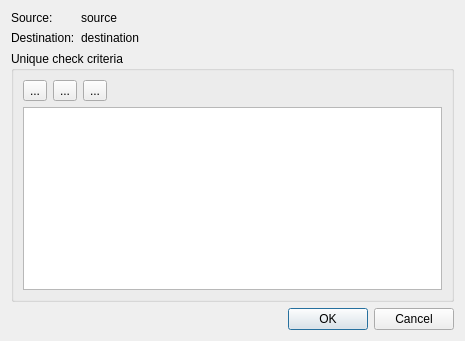
<?xml version="1.0" encoding="UTF-8"?>
<ui version="4.0">
 <class>UniqueInsertCriteriaDialog</class>
 <widget class="QDialog" name="UniqueInsertCriteriaDialog">
  <property name="geometry">
   <rect>
    <x>0</x>
    <y>0</y>
    <width>465</width>
    <height>341</height>
   </rect>
  </property>
  <property name="windowTitle">
   <string>Unique insert criteria</string>
  </property>
  <layout class="QVBoxLayout" name="verticalLayout_2">
   <item>
    <layout class="QFormLayout" name="formLayout">
     <item row="0" column="0">
      <widget class="QLabel" name="lbSourceTableLabel">
       <property name="text">
        <string>Source:</string>
       </property>
      </widget>
     </item>
     <item row="0" column="1">
      <widget class="QLabel" name="lbSourceTable">
       <property name="text">
        <string>source</string>
       </property>
      </widget>
     </item>
     <item row="1" column="0">
      <widget class="QLabel" name="lbDestinationTableLabel">
       <property name="text">
        <string>Destination:</string>
       </property>
      </widget>
     </item>
     <item row="1" column="1">
      <widget class="QLabel" name="lbDestinationTable">
       <property name="text">
        <string>destination</string>
       </property>
      </widget>
     </item>
    </layout>
   </item>
   <item>
    <widget class="QGroupBox" name="gbMatchItems">
     <property name="title">
      <string>Unique check criteria</string>
     </property>
     <layout class="QVBoxLayout" name="verticalLayout">
      <item>
       <layout class="QHBoxLayout" name="horizontalLayout">
        <item>
         <widget class="QToolButton" name="tbRemoveMatchItem">
          <property name="text">
           <string>...</string>
          </property>
          <property name="icon">
           <iconset theme="list-remove">
            <normaloff/>
           </iconset>
          </property>
         </widget>
        </item>
        <item>
         <widget class="QToolButton" name="tbAddMatchItem">
          <property name="text">
           <string>...</string>
          </property>
          <property name="icon">
           <iconset theme="list-add">
            <normaloff/>
           </iconset>
          </property>
         </widget>
        </item>
        <item>
         <widget class="QToolButton" name="tbResizeView">
          <property name="text">
           <string>...</string>
          </property>
          <property name="icon">
           <iconset theme="zoom-fit-best">
            <normaloff/>
           </iconset>
          </property>
         </widget>
        </item>
        <item>
         <spacer name="horizontalSpacer">
          <property name="orientation">
           <enum>Qt::Horizontal</enum>
          </property>
          <property name="sizeHint" stdset="0">
           <size>
            <width>40</width>
            <height>20</height>
           </size>
          </property>
         </spacer>
        </item>
       </layout>
      </item>
      <item>
       <widget class="QTableView" name="twMatchItems"/>
      </item>
     </layout>
    </widget>
   </item>
   <item>
    <widget class="QDialogButtonBox" name="buttonBox">
     <property name="orientation">
      <enum>Qt::Horizontal</enum>
     </property>
     <property name="standardButtons">
      <set>QDialogButtonBox::Cancel|QDialogButtonBox::Ok</set>
     </property>
    </widget>
   </item>
  </layout>
 </widget>
 <resources/>
 <connections>
  <connection>
   <sender>buttonBox</sender>
   <signal>accepted()</signal>
   <receiver>UniqueInsertCriteriaDialog</receiver>
   <slot>accept()</slot>
   <hints>
    <hint type="sourcelabel">
     <x>248</x>
     <y>254</y>
    </hint>
    <hint type="destinationlabel">
     <x>157</x>
     <y>274</y>
    </hint>
   </hints>
  </connection>
  <connection>
   <sender>buttonBox</sender>
   <signal>rejected()</signal>
   <receiver>UniqueInsertCriteriaDialog</receiver>
   <slot>reject()</slot>
   <hints>
    <hint type="sourcelabel">
     <x>316</x>
     <y>260</y>
    </hint>
    <hint type="destinationlabel">
     <x>286</x>
     <y>274</y>
    </hint>
   </hints>
  </connection>
 </connections>
</ui>
